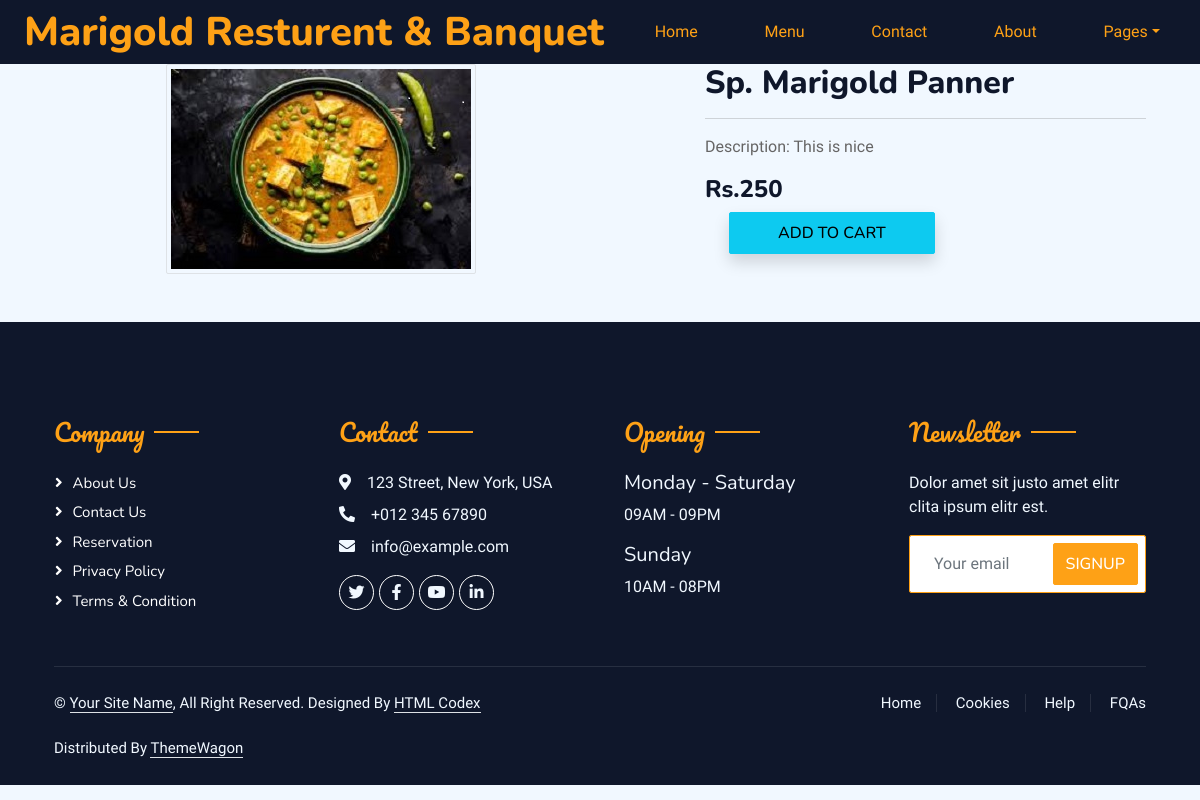
Screenshot of /foodetail/1 (signed in) with the database file from the repository.
### myapp/models.py (models this page shows, shortened)
class Food(models.Model):
    food_name = models.CharField(max_length=150)
    food_category = models.ForeignKey(Category, on_delete=models.CASCADE)
    price = models.IntegerField(default=0)
    dec = models.CharField(max_length=500, default="")
    image = models.ImageField(upload_to="static/img", default="")

### myapp/views.py (the view)
# urls.py: path('foodetail/<int:pk>', views.foodetail, name='foodetail'),
def foodetail(request, pk):
    totaltitem = 0
    food = Food.objects.get(pk=pk)
    email = request.session['email']
    totaltitem = len(profile.objects.filter(email=email))
    item_already_in_cart = False
    if request.session.has_key('email'):
        item_already_in_cart = Cart.objects.filter(
            Q(food=food.id) & Q(email=email)).exists()
        Data = {
            'food': food,
            'item_already_in_cart': item_already_in_cart,
            'totaltitem': totaltitem
        }
    return render(request, "foodetail.html", Data)

### template/foodetail.html (shortened to what this page needs)
<!DOCTYPE html>
<html lang="en">
<head>
  <link href="https://cdn.jsdelivr.net/npm/bootstrap@5.3.2/dist/css/bootstrap.min.css" rel="stylesheet"
>
  <link href="https://cdnjs.cloudflare.com/ajax/libs/font-awesome/5.10.0/css/all.min.css" rel="stylesheet">
  <link href="https://cdn.jsdelivr.net/npm/bootstrap-icons@1.4.1/font/bootstrap-icons.css" rel="stylesheet">
  <link href="/static/home/lib/animate/animate.min.css" rel="stylesheet">
  <link href="/static/home/lib/owlcarousel/assets/owl.carousel.min.css" rel="stylesheet">
  <link href="/static/home/lib/tempusdominus/css/tempusdominus-bootstrap-4.min.css" rel="stylesheet" />
  <link href="/static/home/css/bootstrap.min.css" rel="stylesheet">
  <link href="/static/home/css/style.css" rel="stylesheet">
  <link href="https://cdnjs.cloudflare.com/ajax/libs/font-awesome/5.10.0/css/all.min.css" rel="stylesheet">
  <link href="https://cdn.jsdelivr.net/npm/bootstrap-icons@1.4.1/font/bootstrap-icons.css" rel="stylesheet">
  <link href="/static/home/lib/animate/animate.min.css" rel="stylesheet">
  <link href="/static/home/lib/owlcarousel/assets/owl.carousel.min.css" rel="stylesheet">
  <link href="/static/home/lib/tempusdominus/css/tempusdominus-bootstrap-4.min.css" rel="stylesheet" />
  <link href="/static/home/css/bootstrap.min.css" rel="stylesheet">
  <link href="/static/home/css/style.css" rel="stylesheet">
</head>
<body>
    <nav class="navbar navbar-expand-lg  bg-dark">
      <div class="container-fluid">
        <h1 class="text-primary m-0">Marigold Resturent & Banquet</h1>
        <a href="{% url 'home' %}" class="nav-item nav-link">Home</a>
        <div class="nav-item dropdown">
          <a href="{% url 'food' %}" class="nav-link active">Menu</a>
        </div>
        <a href="{% url 'contact' %}" class="nav-item nav-link">Contact</a>
        <a href="{% url 'about'%}" class="nav-item nav-link">About</a>
        <div class="nav-item dropdown">
          <a href="#" class="nav-link dropdown-toggle" data-bs-toggle="dropdown">Pages</a>
        </div>
      </div>
    </nav>
    <div class="container ">
      <div class="row">
        <div class="col-sm-6 text-center align self-center">
          <img src="{{food.image.url}}" alt="" class="img-fluid img-thumbnail">
        </div>
        <div class="col-sm-5 offset-sm-1">
          <h2>{{food.food_name}}</h2>
          <hr>
          <p>Description: {{food.dec}}</p>
          <h4>Rs.{{food.price}}</h4>
          {% if request.session %}
          {% if item_already_in_cart %}
          <a href="/show_cart" class='btn btn-warning shadow px-5 py-2 ms-4'>Go To Cart</a>
          {% else %}
          <form action="/add_to_cart" class="btn-block">
            <button type="submit" class=" btn btn-info shadow px-5 py-2 ms-4">Add to Cart</button>
          </form>
          {% endif %}
          {% endif %}
        </div>
      </div>
    </div>
    <div class="container-fluid bg-dark text-light footer pt-5 mt-5 wow fadeIn" data-wow-delay="0.1s">
      <div class="container py-5">
        <div class="row g-5">
          <div class="col-lg-3 col-md-6">
            <h4 class="section-title ff-secondary text-start text-primary fw-normal mb-4">Company</h4>
            <a class="btn btn-link" href="">About Us</a>
            <a class="btn btn-link" href="">Contact Us</a>
            <a class="btn btn-link" href="">Reservation</a>
            <a class="btn btn-link" href="">Privacy Policy</a>
            <a class="btn btn-link" href="">Terms & Condition</a>
          </div>
          <div class="col-lg-3 col-md-6">
            <h4 class="section-title ff-secondary text-start text-primary fw-normal mb-4">Contact</h4>
            <p class="mb-2"><i class="fa fa-map-marker-alt me-3"></i>123 Street, New York, USA</p>
            <p class="mb-2"><i class="fa fa-phone-alt me-3"></i>+012 345 67890</p>
            <p class="mb-2"><i class="fa fa-envelope me-3"></i>info@example.com</p>
            <div class="d-flex pt-2">
              <a class="btn btn-outline-light btn-social" href=""><i class="fab fa-twitter"></i></a>
              <a class="btn btn-outline-light btn-social" href=""><i class="fab fa-facebook-f"></i></a>
              <a class="btn btn-outline-light btn-social" href=""><i class="fab fa-youtube"></i></a>
              <a class="btn btn-outline-light btn-social" href=""><i class="fab fa-linkedin-in"></i></a>
            </div>
          </div>
          <div class="col-lg-3 col-md-6">
            <h4 class="section-title ff-secondary text-start text-primary fw-normal mb-4">Opening</h4>
            <h5 class="text-light fw-normal">Monday - Saturday</h5>
            <p>09AM - 09PM</p>
            <h5 class="text-light fw-normal">Sunday</h5>
            <p>10AM - 08PM</p>
          </div>
          <div class="col-lg-3 col-md-6">
            <h4 class="section-title ff-secondary text-start text-primary fw-normal mb-4">Newsletter</h4>
            <p>Dolor amet sit justo amet elitr clita ipsum elitr est.</p>
            <div class="position-relative mx-auto" style="max-width: 400px;">
              <input class="form-control border-primary w-100 py-3 ps-4 pe-5" type="text" placeholder="Your email">
              <button type="button" class="btn btn-primary py-2 position-absolute top-0 end-0 mt-2 me-2">SignUp</button>
            </div>
          </div>
        </div>
      </div>
      <div class="container">
        <div class="copyright">
          <div class="row">
            <div class="col-md-6 text-center text-md-start mb-3 mb-md-0">
              &copy; <a class="border-bottom" href="#">Your Site Name</a>, All Right Reserved.
              Designed By <a class="border-bottom" href="https://htmlcodex.com">HTML Codex</a><br><br>
              Distributed By <a class="border-bottom" href="https://themewagon.com" target="_blank">ThemeWagon</a>
            </div>
            <div class="col-md-6 text-center text-md-end">
              <div class="footer-menu">
                <a href="">Home</a>
                <a href="">Cookies</a>
                <a href="">Help</a>
                <a href="">FQAs</a>
              </div>
            </div>
          </div>
        </div>
      </div>
    </div>
</body>
</html>

### static/home/css/style.css (style rules this page uses)
:root { --primary: #FEA116; --light: #F1F8FF; --dark: #0F172B; }
.ff-secondary { font-family: 'Pacifico', cursive; }
.btn { font-family: 'Nunito', sans-serif; font-weight: 500; text-transform: uppercase; transition: .5s; }
.btn.btn-primary, .btn.btn-secondary { color: #FFFFFF; }
.section-title { position: relative; display: inline-block; }
.section-title::before { position: absolute; content: ""; width: 45px; height: 2px; top: 50%; left: -55px; margin-top: -1px; background: var(--primary); }
.section-title::after { position: absolute; content: ""; width: 45px; height: 2px; top: 50%; right: -55px; margin-top: -1px; background: var(--primary); }
.section-title.text-start::before, .section-title.text-end::after { display: none; }
.footer .btn.btn-social { margin-right: 5px; width: 35px; height: 35px; display: flex; align-items: center; justify-content: center; color: var(--light); border: 1px solid #FFFFFF; border-radius: 35px; transition: .3s; }
.footer .btn.btn-link { display: block; margin-bottom: 5px; padding: 0; text-align: left; color: #FFFFFF; font-size: 15px; font-weight: normal; text-transform: capitalize; transition: .3s; }
.footer .btn.btn-link::before { position: relative; content: "\f105"; font-family: "Font Awesome 5 Free"; font-weight: 900; margin-right: 10px; }
.footer .copyright { padding: 25px 0; font-size: 15px; border-top: 1px solid rgba(256, 256, 256, .1); }
.footer .copyright a { color: var(--light); }
.footer .footer-menu a { margin-right: 15px; padding-right: 15px; border-right: 1px solid rgba(255, 255, 255, .1); }
.footer .footer-menu a:last-child { margin-right: 0; padding-right: 0; border-right: none; }

### rows the page displays
Food: image (picture), food_name "Sp. Marigold Panner", dec "This is nice", price "250"
